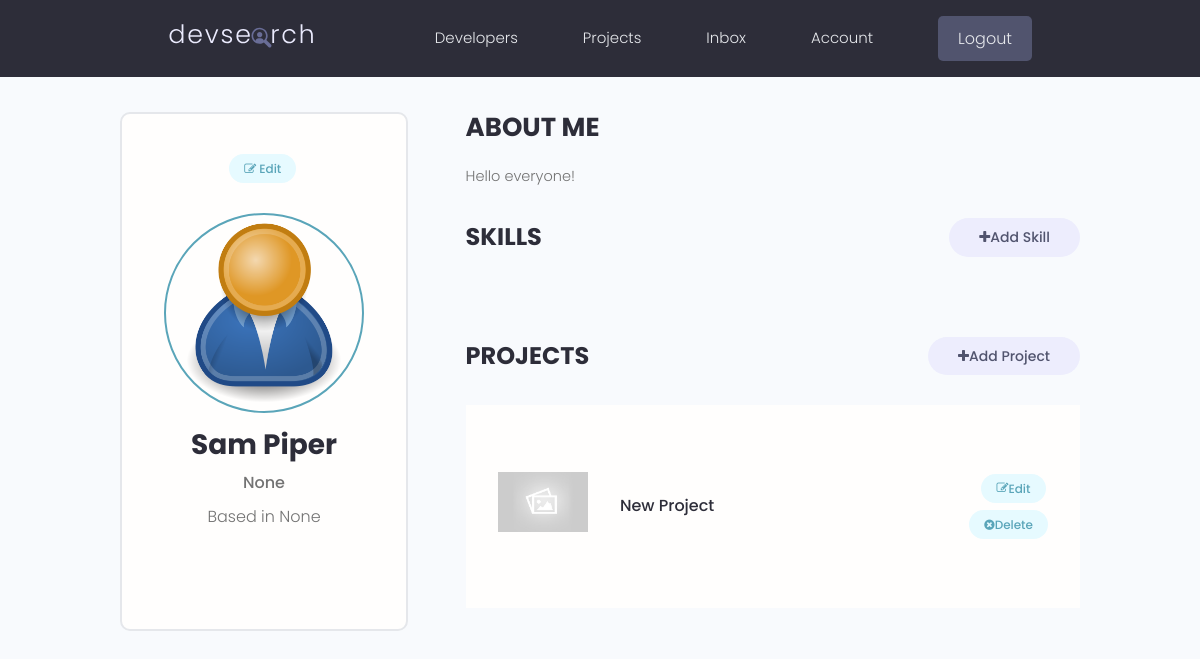
/account/ (signed in), run on the app's committed database.
### usersApp/models.py (models this page shows, shortened)
class Profile(models.Model):
    user = models.OneToOneField(User, on_delete=models.CASCADE, null=True, blank=True)
    name = models.CharField(max_length=200, blank=True, null=True)
    email = models.EmailField(max_length=500, blank=True, null=True)
    username = models.CharField(max_length=200, blank=True, null=True)
    location = models.CharField(max_length=200, blank=True, null=True)
    short_intro = models.CharField(max_length=200, blank=True, null=True)
    bio = models.TextField(blank=True, null=True)
    profile_image = models.ImageField(blank=True, null=True, upload_to="profiles/",
                                      default="profiles/user-default.png") # This will go in static/images folder and then in profiles folder and upload my pictures here. Again - we are uploading to the profiles folder and also getting the defualt from the profiles folder
    social_github = models.CharField(max_length=200, blank=True, null=True)
    social_twitter = models.CharField(max_length=200, blank=True, null=True)
    social_linkedin = models.CharField(max_length=200, blank=True, null=True)
    social_youtube = models.CharField(max_length=200, blank=True, null=True)
    social_website = models.CharField(max_length=200, blank=True, null=True)
    created = models.DateTimeField(auto_now_add=True)
    id = models.UUIDField(default=uuid.uuid4, unique=True, primary_key=True, editable=False)

### projectsApp/models.py (models this page shows, shortened)
class Project(models.Model):
    owner = models.ForeignKey(Profile, null=True, blank=True, on_delete=models.SET_NULL) # We want to connect a project to a specific user profile - many-to-one relationship
    title = models.CharField(max_length=200)   # By default null=False - required to enter data in this field (for the database)
    description = models.TextField(null=True, blank=True)  # Does NOT require to enter data in this field! blank is the same but for django form to be submitted! We can submit a form without adding this!
    featured_image = models.ImageField(null=True, blank=True, default="default.jpg") # B/c its in "images" folder no need to specify path, otherwise path needed
    demo_link = models.CharField(max_length=2000, null=True, blank=True)
    source_link = models.CharField(max_length=2000, null=True, blank=True)
    tags = models.ManyToManyField('Tag', blank=True)  # The tag can be connected to many models
    vote_total = models.IntegerField(default=0, null=True, blank=True)
    vote_ratio = models.IntegerField(default=0, null=True, blank=True)
    created = models.DateTimeField(auto_now_add=True)
    id = models.UUIDField(default=uuid.uuid4, unique=True, primary_key=True, editable=False)
    class Meta:
        ordering = ['-vote_ratio', '-vote_total', 'title']
    '''
    Anytime we trigger this method here we are going to calculate all this, get all these values
    and then simply update the instance of it in the database and save it.
    '''

### usersApp/views.py (the view)
# urls.py: path('account/', views.userAccount, name="account"),
@login_required(login_url='login')
def userAccount(request):
    profile = request.user.profile
    skills =  profile.skill_set.all()
    projects = profile.project_set.all()
    context = {'profile':profile, 'skills':skills, 'projects':projects}
    return render(request, 'usersApp/account.html', context)

### usersApp/templates/usersApp/account.html (shortened to what this page needs)
{% extends 'main.html' %}
{% block content %}
  <main class="settingsPage profile my-md">
    <div class="container">
      <div class="layout">
        <div class="column column--1of3">
          <div class="card text-center">
            <div class="card__body dev">
              <a class="tag tag--pill tag--main settings__btn" href="{% url 'edit-account' %}"><i class="fa fa-edit"></i> Edit</a>
              <img class="avatar avatar--xl dev__avatar" src="{{profile.profile_image.url}}" />
              <h2 class="dev__name">{{profile.name}}</h2>
              <p class="dev__title">{{profile.short_intro}}</p>
              <p class="dev__location">Based in {{profile.location}}</p>
            </div>
          </div>
        </div>
        <div class="column column--2of3">
          <div class="devInfo">
            <h3 class="devInfo__title">About Me</h3>
            <p class="devInfo__about">{{profile.bio}}</p>
          </div>
          <div class="settings">
            <h3 class="settings__title">Skills</h3>
            <a class="tag tag--pill tag--sub settings__btn tag--lg" href="{% url 'create-skill' %}"><i class="fa fa-plus"></i> Add Skill</a>
          </div>
          <div class="settings">
            <h3 class="settings__title">Projects</h3>
            <a class="tag tag--pill tag--sub settings__btn tag--lg" href="{% url 'create-project' %}"><i class="fa fa-plus"></i>Add Project</a>
          </div>
          <table class="settings__table">
            {% for project in projects %}
            <tr>
              <td class="settings__thumbnail">
                <a href="{% url 'project' project.id %}"><img src="{{project.featured_image.url}}" alt="Project Thumbnail" /></a>
              </td>
              <td class="settings__tableInfo">
                <a href="{% url 'project' project.id %}">{{project.title}}</a>
              </td>
              <td class="settings__tableActions">
                <a class="tag tag--pill tag--main settings__btn" href="{% url 'update-project' project.id %}"><i class="fa fa-edit"></i> Edit</a>
                <a class="tag tag--pill tag--main settings__btn" href="{% url 'delete-project' project.id %}?next=/account"><i class="fa fa-times-circle"></i>
                  Delete</a>
              </td>
            </tr>
            {% endfor  %}
          </table>
        </div>
      </div>
    </div>
  </main>
{% endblock content %}

### static/styles/app.css (style rules this page uses)
:root { --color-sub: #2d2d39; }
.card { border: 2px solid var(--color-light); }
img { width: 100%; }
.profile .card > .dev { padding: 4rem; }
.dev__avatar { display: block; margin: auto; }
.dev__name { color: var(--color-sub); font-size: 2.8rem; font-weight: 700; margin-top: 1rem; margin-bottom: 0.5rem; }
.dev__title { font-size: 1.6rem; font-weight: 500; line-height: 1.3; }
.dev__location { margin-top: 1rem; }
.devInfo { margin-bottom: 3rem; }
.devInfo__title, .devInfo__subtitle { font-size: 2.6rem; color: var(--color-sub); text-transform: uppercase; font-weight: 700; margin-bottom: 1.5rem; }
.devInfo__about, .devSkill__info { font-size: 1.45rem; line-height: 1.7; text-align: justify; }
.settingsPage .dev > .settings__btn { display: inline-block; margin-bottom: 3rem; }
.settings { display: flex; justify-content: space-between; align-items: center; }
.settings__title { font-size: 2.4rem; text-transform: uppercase; font-weight: 700; color: var(--color-sub); }
.settings__table { margin-top: 3rem; margin-bottom: 5rem; padding: 0 3rem; background: var(--color-white); }
.settings__table tr { width: 100%; }
.settings__table tr > td { padding: 2rem 0; }
.settings__thumbnail { width: 23%; min-width: 10rem; }
.settings__thumbnail img { padding-right: 3rem; height: 15rem; object-fit: contain; }
.settings__tableInfo { width: 100%; }
.settings__tableInfo h4, .settings__tableInfo a { padding-right: 1rem; width: auto; font-size: 1.6rem; font-weight: 500; color: var(--color-sub); }
.settings__tableActions { text-align: right; }

### static/uikit/styles/modules/_variables.css (style rules this page uses)
:root { --color-main: #5aa5b9; --color-main-light: #e6faff; --color-sub: #3f4156; --color-sub-light: #51546e; --color-sub-lighter: #ededfd; --color-text: #737373; --color-gray: #8b8b8b; --color-light: #e5e7eb; --color-light-gray: #767676; --color-bg: #f8fafd; --color-white: #fffefd; --color-white-light: #f3f3f3; --color-success: #359e64; --color-success-bg: #def8e8; --color-error: #fc4b0b; --color-error-bg: #fff2ee; --font-base: 'Poppins', arial, helvetica, 'Segoe UI', roboto, ubuntu, sans-serif; --font-monospace: 'Fira Code', 'Courier New', courier, monospace; --font-regular: 300; --font-medium: 500; --font-bold: 700; --generic-shadow: 1px 1px 5px #00000010; --generic-transition: all 0.3s ease-in-out; }

### static/uikit/styles/modules/_base.css (style rules this page uses)
* { margin: 0; padding: 0; box-sizing: border-box; text-rendering: optimizeLegibility; color: inherit; font-size: inherit; }
html { font-size: 50%; }
@media only screen and (min-width: 480px) { html { font-size: 56.25%; } }
@media only screen and (min-width: 1200px) { html { font-size: 62.5%; } }
body { line-height: 1.6; font-weight: 400; font-size: 1.5rem; color: var(--color-text); background-color: var(--color-bg); min-height: 100vh; }

### static/uikit/styles/modules/_typography.css (style rules this page uses)
* { font-family: var(--font-base); }
h2 { font-size: 3.6rem; font-weight: var(--font-bold); }
h3 { font-size: 3.2rem; font-weight: var(--font-medium); }
p, span, strong { font-size: 1.6rem; color: var(--color-text); font-weight: var(--font-regular); }
a { padding-bottom: 2px; text-decoration: none; display: inline-block; color: var(--color-main); font-weight: var(--font-medium); }

### static/uikit/styles/modules/_utilities.css (style rules this page uses)
.container { width: 92%; max-width: 165rem; margin: 0 auto; box-sizing: border-box; }
@media screen and (min-width: 1000px) { .container { width: 90%; } }
@media screen and (min-width: 1200px) { .container { width: 80%; } }
.text-center { text-align: center; }
.my-md { margin: 3rem auto; }

### static/uikit/styles/modules/_avatar.css (style rules this page uses)
.avatar { border-radius: 50%; border: 2px solid var(--color-main); object-fit: cover; }
.avatar--xl { height: 20rem; width: 20rem; }

### static/uikit/styles/modules/_card.css (style rules this page uses)
.card { border-radius: 1rem; background-color: var(--color-white); border: 1.5px solid var(--color-light); width: auto; height: auto; margin-top: 0.5rem; margin-bottom: 0.5rem; overflow: hidden; }
.card__body, .card__header { padding: 2rem 2.5rem; }

### static/uikit/styles/modules/_tag.css (style rules this page uses)
.tag { display: inline-flex; align-items: center; background-color: var(--color-sub); height: -webkit-fit-content; height: -moz-fit-content; height: fit-content; width: -webkit-fit-content; width: -moz-fit-content; width: fit-content; border-radius: 0.5rem; padding: 0.5rem 1.5rem; font-size: 1.2rem; cursor: pointer; }
.tag:not(:last-child) { margin-right: 0.25rem; margin-bottom: 0.75rem; }
.tag--pill { border-radius: 5rem; }
.tag--main, .tag--main > small { background: var(--color-main-light); color: var(--color-main); font-weight: 500; }
.tag--sub, .tag--sub > small { background: var(--color-sub-lighter); color: var(--color-sub-light); font-weight: 500; }
.tag--lg { padding: 0.8rem 3rem; font-size: 1.4rem; }

### data on the page
Profile: profile_image (placeholder picture), name "Sam Piper", short_intro "None", location "None", bio "Hello everyone!"
Project: featured_image (placeholder picture), title "New Project"
